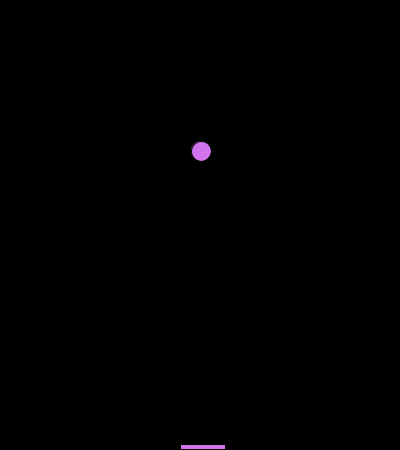
Frame 1 (no input)
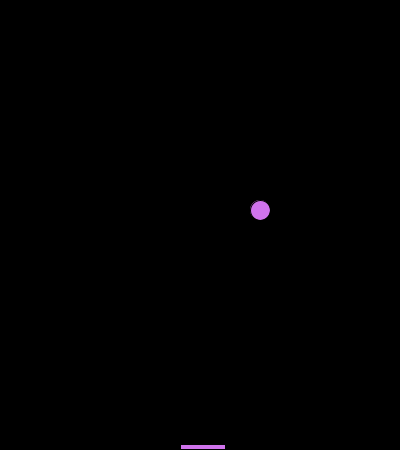
Frame 60 (the mouse pressed at the canvas centre just before this capture)
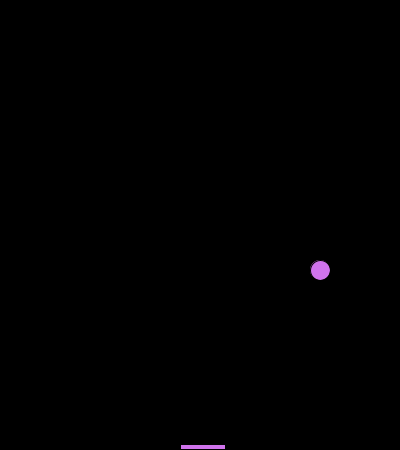
Frame 120 (the mouse held since frame 60 and released just before this capture)

The Processing sketch that drew these frames (run headless with seeded random() and noise(); from frame 60 on, the mouse is pressed at the canvas centre):

// Processing sketch: processing_83921
// ── processing_83921.pde

//Lisa L, CP1 Mods 16/17, Pong

Ball henry;
Paddle joe;
boolean gameOver = false;
int n = -1;
void setup()
{
  size(400, 450);
  smooth();
  frameRate(240);
  henry = new Ball();
  joe = new Paddle();
}
void draw()
{
  if (gameOver==false)
  {
    background(0);
    henry.move();
    henry.bounce();
    henry.show();
    joe.showP();
  }
  if(henry.y>435 && get(henry.x,henry.y+10)!=color(208, 115, 237))
  {
    gameOver = true;
    background(0);
    textSize(20);
    fill(255);
    textAlign(CENTER);
    text("GAME OVER\nScore: " + n,200,225);
  }
}
class Ball
{
  int x, y;
  boolean up, right;
  Ball()
  {
    x = 200;
    y = 150;
    up = false;
    right = true;
  }
  void move()
  {
    if (right == true)
    {
      x++;
    }
    else
    {
      x--;
    }
    if (up == true)
    {
      y--;
    }
    else
    {
      y++;
    }
  }
  void bounce()
  {
    if (x<10)
    {
      right = true;
    }
    else if (x>390)
    {
      right = false;
    }
    if (y<10)
    {
      up = false;
    }
    else if (y>435)
    {
      up = true;
      n++;
    }
  }
  void show()
  {
    fill(208, 115, 237);
    ellipse(x, y, 20, 20);
  }
}
class Paddle
{
  int x;
  Paddle()
  {
    x =180;
  }
  void showP()
  {
    rect(x, 444, 45, 5);
  }
}
void mouseMoved()
{
  if (mouseX < 355)
  {
    joe.x = mouseX;
  }
}
